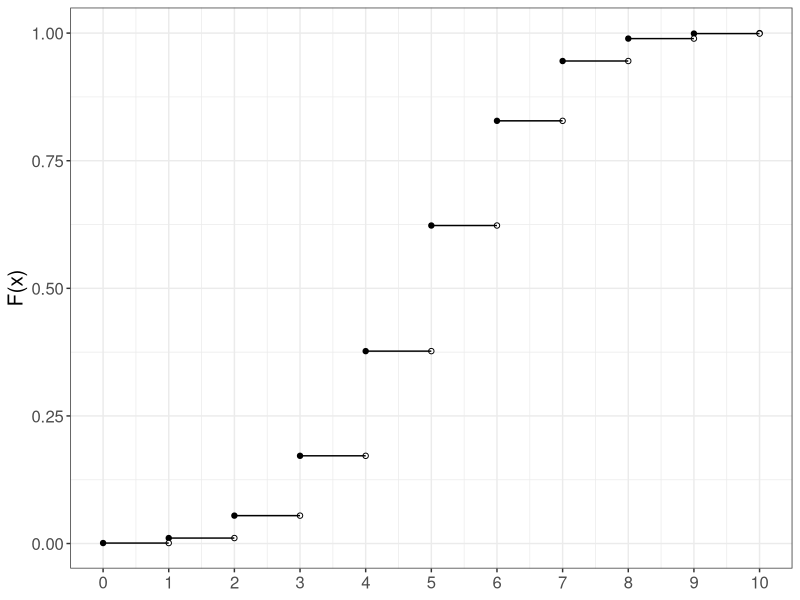
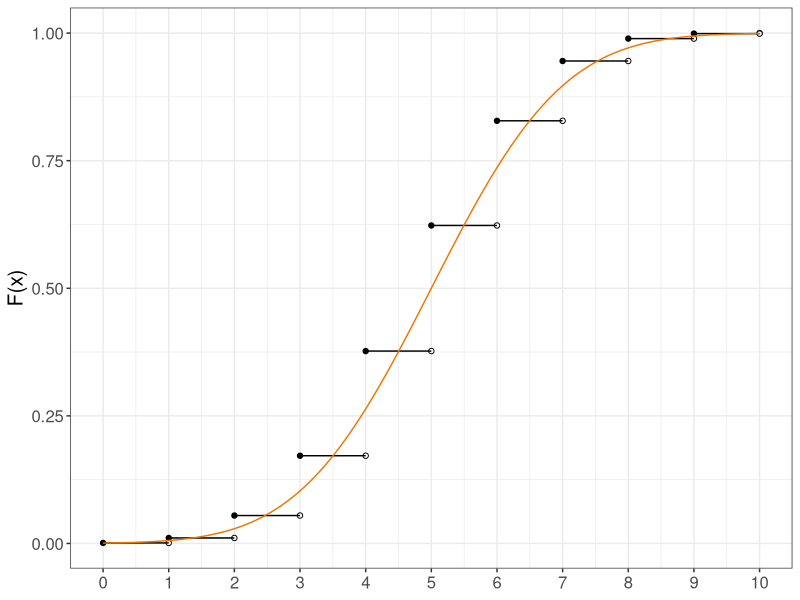
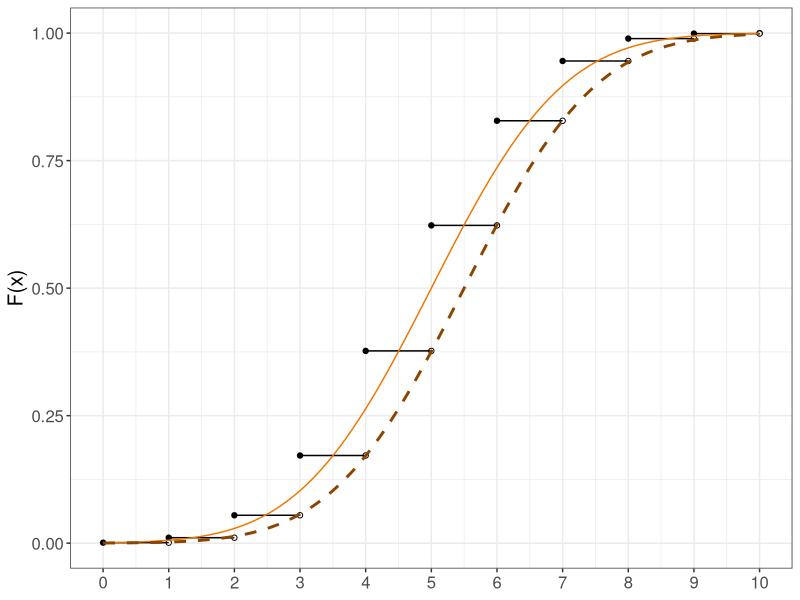
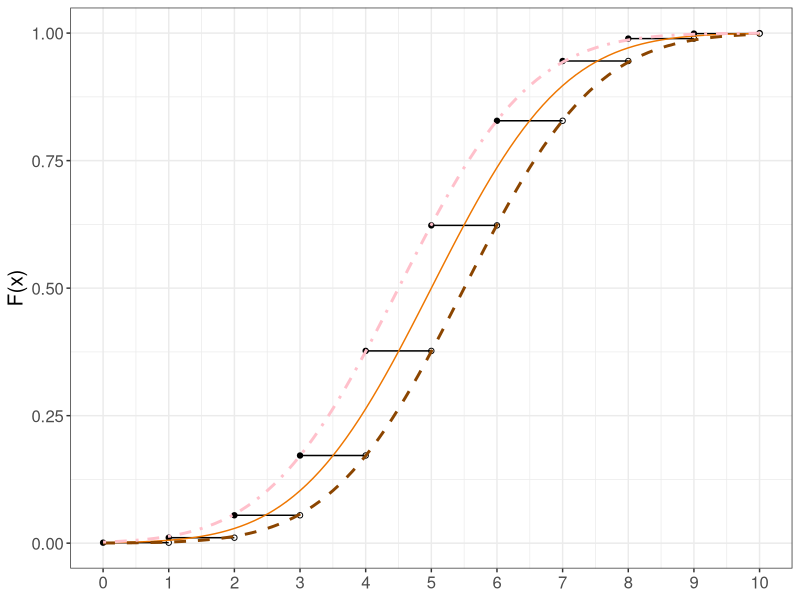
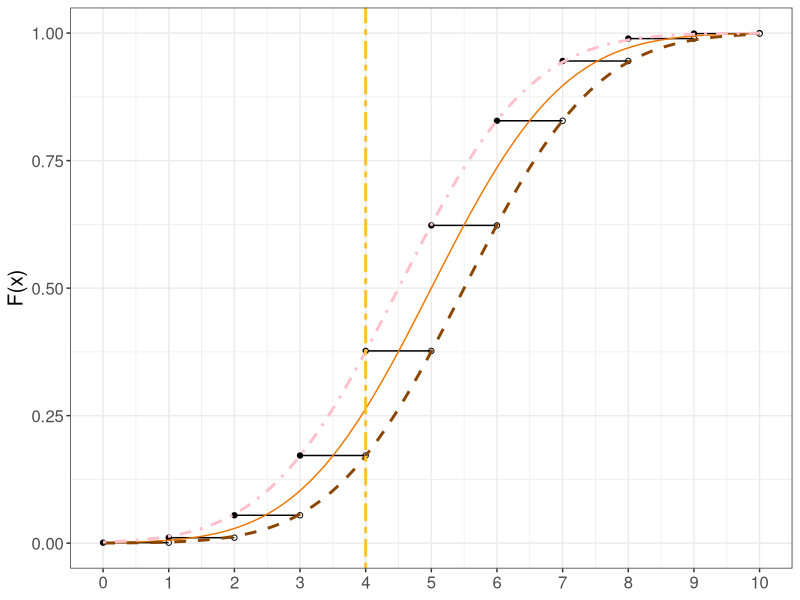
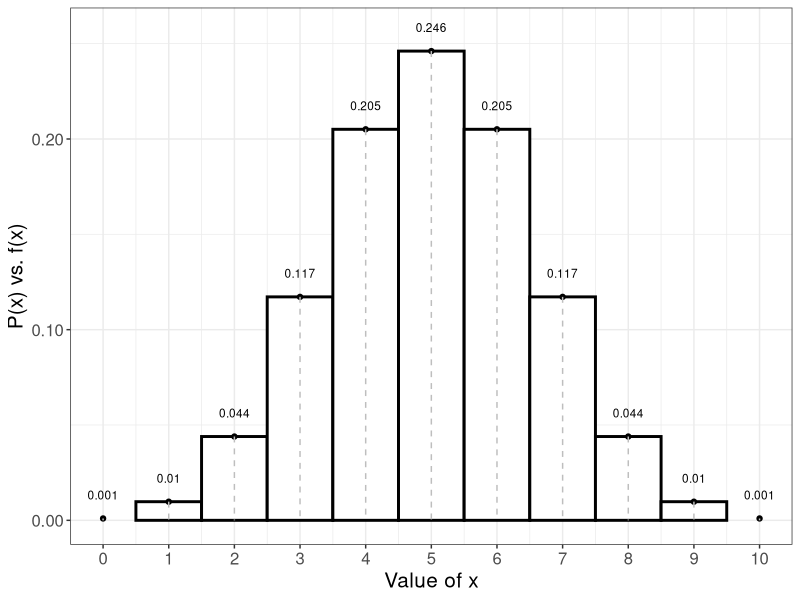
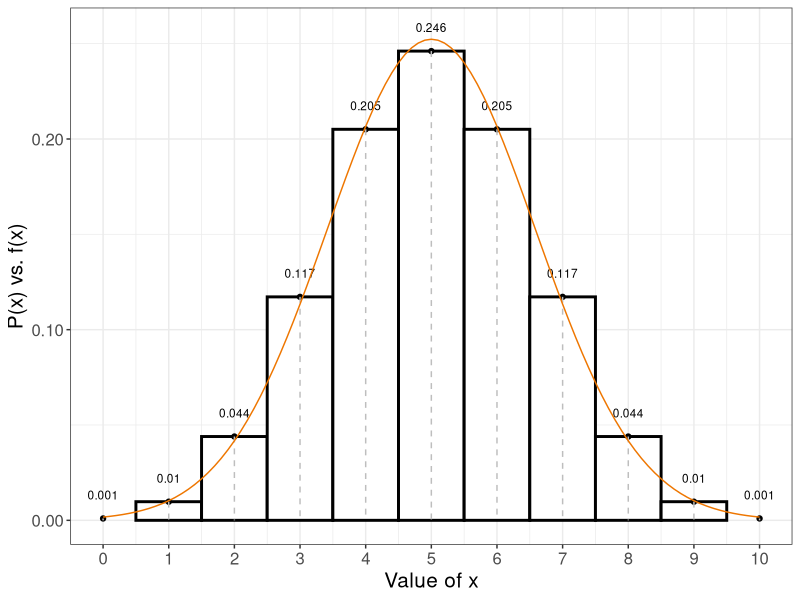
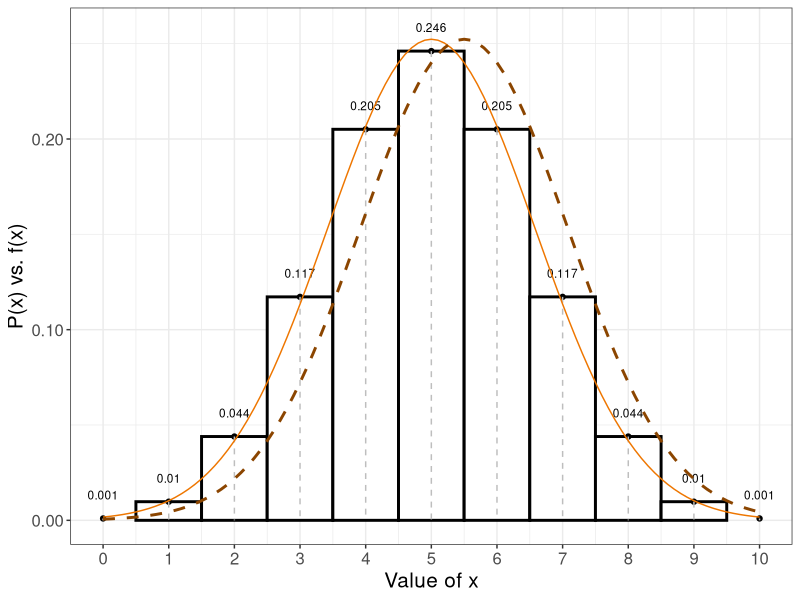

R code for these plots, in order:
library(ggplot2)
library(grid)
library(gridExtra)

# Colors
bw <- FALSE
if (bw) {
  colors <- c('black', 'black', 'black', 'black', 'black', 'black') 
} else {
  colors <- c('goldenrod1', 'darkorange2', 'darkorange4', 'pink', 'deeppink1', 'purple')
}

# n: Number of trials
n <- 10
# p: Probability of success
p <- 1/2

# X intercept
x.intercept <- 4
vertical.line <- geom_vline(xintercept = x.intercept, linetype = 12, color = colors[1], size = 1)

# --- CDF ----
sup <- seq(0,n,1)
cdf <- pbinom(sup, size = n, prob = p)
cdf.data <- data.frame(sup, cdf, xend = sup + 1, yend = cdf)

scaleFUN <- function(x) sprintf("%.2f", x)
cdf.plot <- ggplot(cdf.data, aes(x = sup, y = cdf)) + 
  geom_point() +
  geom_point(aes(x = sup + 1, y = cdf), shape = 21, fill = "white") +
  geom_segment(aes(x = sup, y = cdf, xend = xend, yend = yend)) +
  scale_x_continuous(breaks=0:n, limits = c(0, n)) +
  scale_y_continuous(labels=scaleFUN) +
  labs(x = "Value of x", y = "F(x)") +
  theme_bw() +
  theme(plot.title = element_text(hjust = 0.5), text = element_text(size = 15), axis.title.x=element_blank())
graph <- cdf.plot
graph

# Create CDF layer # Normal aproximation
cdf.normal <- function(x, mean = n*p, sd = sqrt(n*p*(1-p))) {
  pnorm(x, mean = mean, sd = sd)
}
cdf.plot.normal <- stat_function(fun = cdf.normal, color = colors[2])
graph <- graph + cdf.plot.normal
graph

# Create CDF layer # Normal aproximation with correction < x
cdf.normal.correction <- function(x, mean = n*p, sd = sqrt(n*p*(1-p))) {
  pnorm(x - 0.5, mean = mean, sd = sd)
}
cdf.plot.normal.correction <- stat_function(fun = cdf.normal.correction, color = colors[3], linetype = "dashed", size = 1)
graph <- graph + cdf.plot.normal.correction
graph

# Create CDF layer # Normal aproximation with correction <= x
cdf.normal.correction.2 <- function(x, mean = n*p, sd = sqrt(n*p*(1-p))) {
  pnorm(x + 0.5, mean = mean, sd = sd)
}
cdf.plot.normal.correction.2 <- stat_function(fun = cdf.normal.correction.2, color = colors[4], linetype = "dotdash", size = 1)
graph <- graph + cdf.plot.normal.correction.2
graph

graph <- graph + vertical.line
graph

# ---- PMF ----
sup <- seq(0,n,1)
pmf <- dbinom(sup, size = n, prob = p)
pmf.data <- data.frame(sup, pmf, yend = rep(0,(n+1)))

graph2 <- ggplot(pmf.data, aes(x = sup, y = pmf)) +
  geom_col(stat="identity", color="black", fill="white", width = 1, size = 1) +
  geom_point() +
  geom_segment(aes(xend = sup, yend = yend), color="grey", linetype="dashed") +
  geom_text(
    aes(label = round(pmf,3), y = pmf + 0.01),
    position = position_dodge(0.9),
    size = 3,
    vjust =  0
  ) +
  scale_x_continuous(breaks=0:n, limits = c(0, n)) +
  scale_y_continuous(labels=scaleFUN) +
  labs(x = "Value of x",
       y = "P(x) vs. f(x)") +
  theme_bw() +
  theme(plot.title = element_text(hjust = 0.5),
        text = element_text(size = 15))
graph2

# Create CDF layer # Normal aproximation
pdf.normal <- function(x, mean = n*p, sd = sqrt(n*p*(1-p))) {
  dnorm(x, mean = mean, sd = sd)
}
pdf.plot.normal <- stat_function(fun = pdf.normal, color = colors[2])
graph2 <- graph2 + pdf.plot.normal
graph2

# Create CDF layer # Normal aproximation < x
pdf.normal.correction <- function(x, mean = n*p, sd = sqrt(n*p*(1-p))) {
  dnorm(x - 0.5, mean = mean, sd = sd)
}
pdf.plot.normal.correction <- stat_function(fun = pdf.normal.correction, color = colors[3], linetype = "dashed", size = 1)
graph2 <- graph2 + pdf.plot.normal.correction
graph2

# Create CDF layer # Normal aproximation <= x
pdf.normal.correction.2 <- function(x, mean = n*p, sd = sqrt(n*p*(1-p))) {
  dnorm(x + 0.5, mean = mean, sd = sd)
}
pdf.plot.normal.correction.2 <- stat_function(fun = pdf.normal.correction.2, color = colors[4], linetype = "dotdash", size = 1)
graph2 <- graph2 + pdf.plot.normal.correction.2
graph2

graph2 <- graph2 + vertical.line
graph2

# ---- Grid ----
grid.arrange(graph, graph2, nrow = 2, ncol = 1, layout_matrix = rbind(c(1), c(2)), top = textGrob("Binomial Distribution vs. Normal Approximation", gp = gpar(fontsize = 14)))
